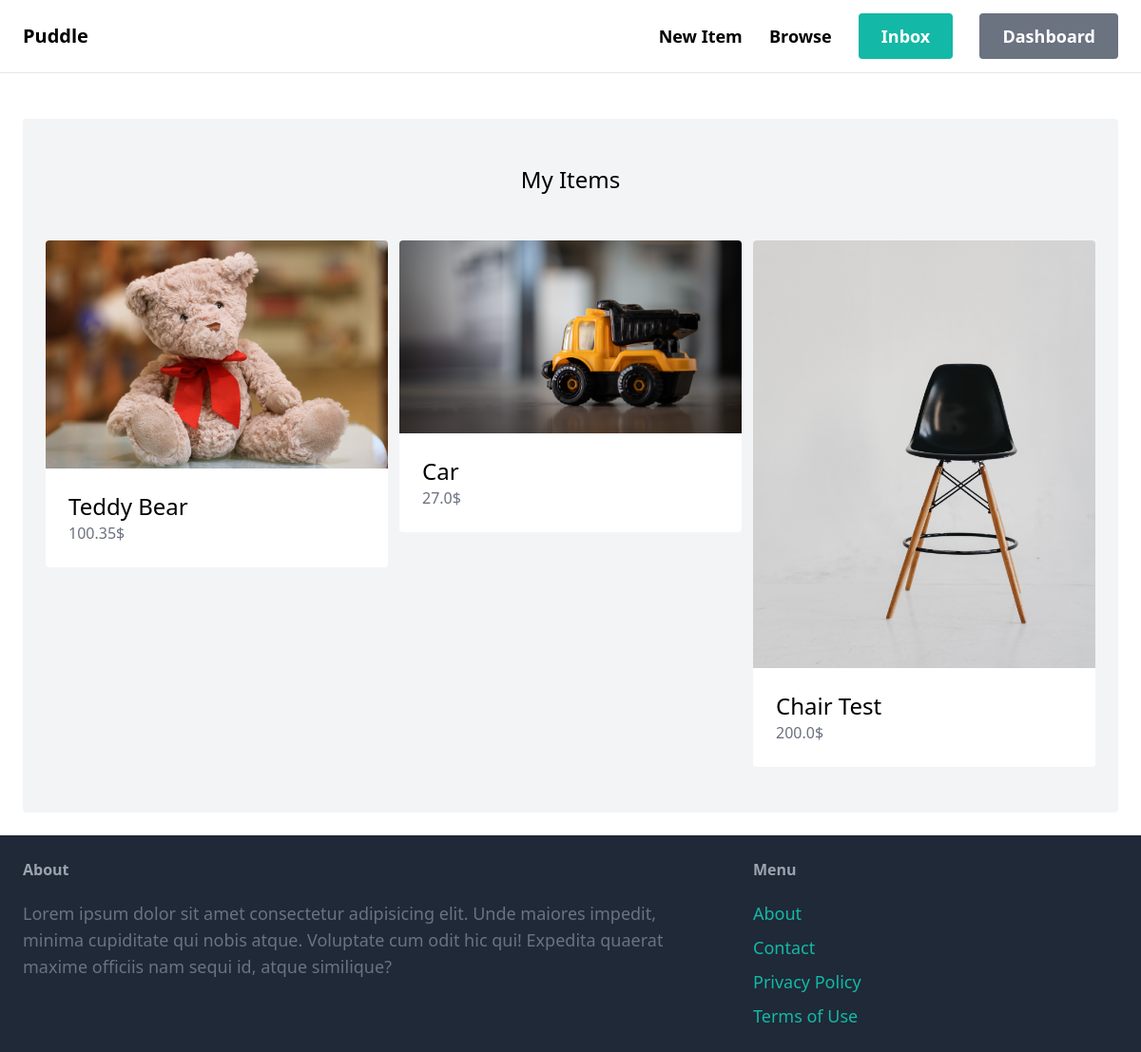
Page /dashboard/ (signed in) on the earlier database version.
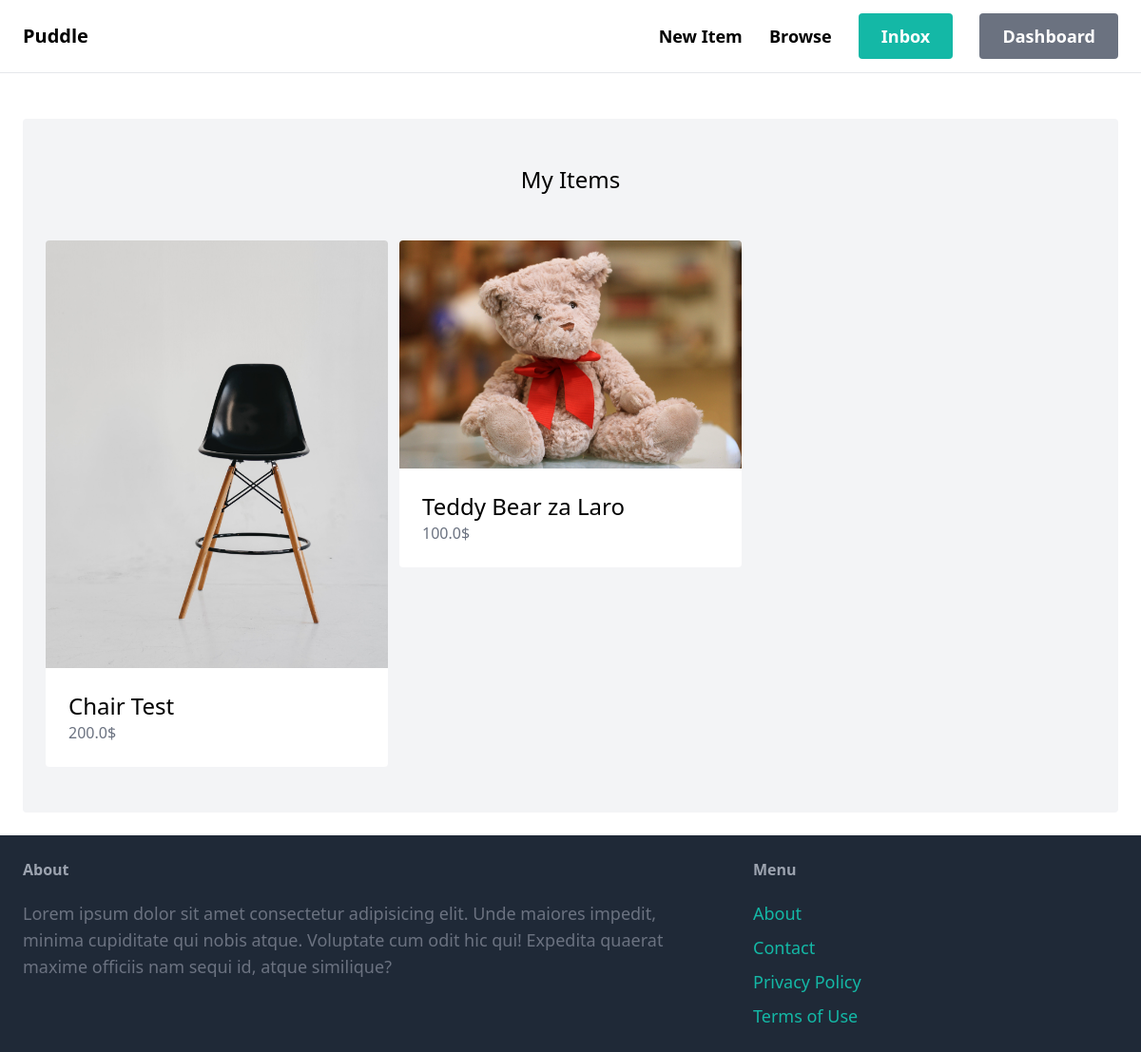
Same page on the later database version.
### item/models.py (models this page shows, shortened)
class Item(models.Model):
    category = models.ForeignKey(Category, related_name="items", on_delete=models.CASCADE)
    name = models.CharField(max_length=255)
    description = models.TextField(blank=True, null=True)
    price = models.FloatField()
    image = models.ImageField(upload_to="items_images")
    is_sold = models.BooleanField(default=False)
    created_at = models.DateTimeField(auto_now_add=True)
    created_by = models.ForeignKey(User, related_name="items", on_delete=models.CASCADE)

### dashboard/views.py (the view)
# urls.py: path("", views.index, name="index"),
@login_required
def index(request):
    items = Item.objects.filter(created_by=request.user)
    return render(request, "dashboard/index.html", {
        "items": items,
    })

### dashboard/templates/dashboard/index.html (shortened to what this page needs)
{% extends 'homepage/base.html' %}
{% block content %}
    <div class="mt-6 px-6 py-12 bg-gray-100 rounded">
        <h2 class="mb-12 text-2xl text-center">My Items</h2>
        <div class="grid grid-cols-3 gap-3">
            {% for item in items %}
                <div>
                    <a href="{% url 'item:detail' item.id %}">
                        <div>
                            <img src="{{ item.image.url }}" class="rounded-t">
                        </div>
                        <div class="p-6 bg-white rounded-b">
                            <h2 class="text-2xl">
                                {{ item.name }}
                            </h2>
                            <p class="text-gray-500">
                                {{ item.price }}$
                            </p>
                        </div>
                    </a>
                </div>
            {% endfor %}
        </div>
    </div>
{% endblock %}

### homepage/templates/homepage/base.html (shortened to what this page needs)
<!DOCTYPE html>
<html lang="en">
<head>
    <script src="https://cdn.tailwindcss.com"></script>
</head>
<body>
    <nav class="py-6 px-6 flex justify-between items-center border-b border-gray-200">
        <a href="/" class="text-xl font-semibold">Puddle</a>
        <div class="space-x-6">
            <a href="{% url 'item:new' %}" class="text-lg font-semibold hover:text-gray-500">New Item</a>
            <a href="{% url 'item:items' %}" class="text-lg font-semibold hover:text-gray-500">Browse</a>
            {% if request.user.is_authenticated %}
                <a href="{% url 'conversation:inbox' %}" class="px-6 py-3 text-lg font-semibold bg-teal-500 text-white rounded hover:bg-teal-700">Inbox</a>
                <a href="{% url 'dashboard:index' %}" class="px-6 py-3 text-lg font-semibold bg-gray-500 text-white rounded hover:bg-gray-700">Dashboard</a>
            {% else %}
                <a href="{% url 'homepage:signup' %}" class="px-6 py-3 text-lg font-semibold bg-teal-500 text-white rounded hover:bg-teal-700">Sign Up</a>
                <a href="{% url 'homepage:login' %}" class="px-6 py-3 text-lg font-semibold bg-gray-500 text-white rounded hover:bg-gray-700">Log In</a>
            {% endif %}
        </div>
    </nav>
    <div class="px-6 py-6">
        {% block content %}
        {% endblock  %}
    </div>
    <footer class="py-6 px-6 flex justify-between bg-gray-800">
        <div class="w-2/3 pr-10">
            <h3 class="mb-5 font-semibold text-gray-400">About</h3>
            <p class="text-lg text-gray-500">Lorem ipsum dolor sit amet consectetur adipisicing elit. Unde maiores impedit, minima cupiditate qui nobis atque. Voluptate cum odit hic qui! Expedita quaerat maxime officiis nam sequi id, atque similique?
            </p>
        </div>
        <div class="w-1/3">
            <h3 class="mb-5 font-semibold text-gray-400">Menu</h3>
            <ul class="space-y-2">
                <li><a href="#" class="text-lg text-teal-500 hover:text-teal-700">About</a></li>
                <li><a href="{% url 'homepage:contact' %}" class="text-lg text-teal-500 hover:text-teal-700">Contact</a></li>
                <li><a href="#" class="text-lg text-teal-500 hover:text-teal-700">Privacy Policy</a></li>
                <li><a href="#" class="text-lg text-teal-500 hover:text-teal-700">Terms of Use</a></li>
            </ul>
        </div>
    </footer>
</body>
</html>

Differences in the rows shown:
removed Item: image (picture), name "Teddy Bear", price "100.35"
removed Item: image (picture), name "Car", price "27.0"
added Item: image (picture), name "Teddy Bear za Laro", price "100.0"
